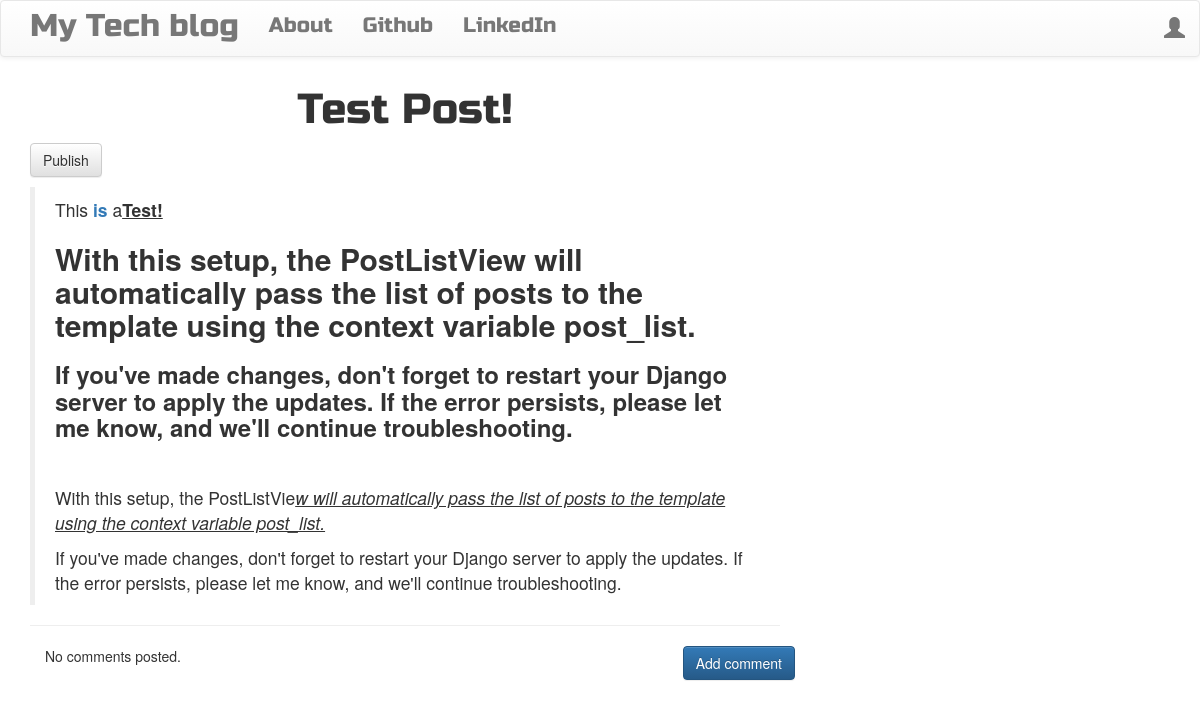
/post/1, run on the app's committed database.
### blog/models.py (models this page shows, shortened)
class Post(models.Model):
    author = models.ForeignKey('auth.User', on_delete=models.CASCADE)
    title = models.CharField(max_length=200)
    text = models.TextField()
    create_date = models.DateTimeField(default=timezone.now())
    published_date = models.DateTimeField(blank =True,null=True)

### blog/views.py (the view)
# urls.py: path('post/<str:pk>',views.PostDetailView.as_view(),name='post_detail'),
class PostDetailView(DetailView):
    model = Post

### blog/templates/blog/post_detail.html (shortened to what this page needs)
{% extends 'blog/base.html' %}
{% block content %}
        <h1 class='posttitle loader'>{{ post.title }}</h1>
        {% if post.published_date %}
            <div class="date postdate">
                {{ post.published_date }}
            </div>
        {% else %}
            <a class="btn btn-default" href="{% url 'post_publish' pk=post.pk %}">Publish</a>
        {% endif %}
      <p class='postcontent' >{{ post.text|safe|linebreaksbr }}</p>
  <hr>
  <a class="btn btn-primary btn-comment" href="{% url 'add_comment_to_post' pk=post.pk %}">Add comment</a>
  <div class="container">
  {% for comment in post.comments.all %}
  <br>
      {% if user.is_authenticated or comment.approved_comment %}
              {{ comment.created_date }}
              {% if not comment.approved_comment %}
                  <a class="btn btn-default" href="{% url 'comment_remove' pk=comment.pk %}"><span class="glyphicon glyphicon-remove"></span></a>
                  <a class="btn btn-default" href="{% url 'comment_approve' pk=comment.pk %}"><span class="glyphicon glyphicon-ok"></span></a>
              {% endif %}
          <p>{{ comment.text|safe|linebreaks }}</p>
          <p>Posted by: <strong>{{ comment.author }}</strong></p>
      {% endif %}
  {% empty %}
      <p>No comments posted.</p>
  {% endfor %}
</div>
{% endblock %}

### blog/templates/blog/base.html (shortened to what this page needs)
<!DOCTYPE html>
{% load static %}
<html>
    <head>
        <link rel="stylesheet" href="https://maxcdn.bootstrapcdn.com/bootstrap/3.3.7/css/bootstrap.min.css">
        <link rel="stylesheet" href="https://maxcdn.bootstrapcdn.com/bootstrap/3.3.7/css/bootstrap-theme.min.css">
        <link rel="stylesheet" href="//cdn.jsdelivr.net/medium-editor/latest/css/medium-editor.min.css" type="text/css" media="screen" charset="utf-8">
        <link rel="stylesheet" href="{% static 'css/blog.css' %}">
<body class='loader'>
  <nav class="navbar navbar-default techfont custom-navbar">
    <div class="container">
      <ul class="nav navbar-nav">
        <li><a class='navbar-brand bigbrand' href="{% url 'post_list' %}">My Tech blog</a></li>
        <li><a href="{% url 'about'%}">About</a></li>
        <li><a href="https://www.github.com">Github</a></li>
        <li><a href="https://www.linkedin.com">LinkedIn</a></li>
      </ul>
      <ul class="nav navbar-nav navbar-right">
        {% if user.is_authenticated %}
        <li>
          <a href="{% url 'post_new' %}" >New Post</a>
        </li>
        <li>
          <a href="{% url 'post_draft_list' %}">Drafts</a>
        </li>
        <li>
          <a href="{% url 'logout' %}" >Log out</a>
        </li>
        <li>
          <a >Welcome: {{ user.username }}</a>
        </li>
          {% else %}
          <li><a class='nav navbar-right' href="{% url 'login' %}" ><span class="glyphicon glyphicon-user"></span></a></li>
        {% endif %}
      </ul>
  </div>
</nav>
        <div class="content container">
            <div class="row">
                <div class="col-md-8">
                  <div class="blog_posts">
                    {% block content %}
                    {% endblock %}
                  </div>
                </div>
            </div>
        </div>
</body>
</html>

### blog/static/css/blog.css (style rules this page uses)
.techfont { font-family: 'Russo One',sans-serif; font-size: 1.5em; margin-bottom:10px ; }
.bigbrand { font-size: 1.5em; }
.posttitle { font-family: 'Russo One',sans-serif; font-size: 3em; text-align: center; }
.postcontent { font-family: 'Montserrat'; font-size: 1.5em; }
.btn-comment { position:absolute; right: 0px; }
.loader { filter:hue-rotate(0deg); color:linear-gradient(45deg,#0f8,#08f); animation:hue 10000ms infinite linear; }

### data on the page
Post: title "Test Post!", text "This is a Test! With this setup, the PostListView will automatically pass the list of posts to the template using the context variable post_list. If you've made changes, don't forget to restart your Django server to apply the updates. If the error persists, please let me know, and we'll continue troubleshooting. With this setup, the PostListVie w will automatically pass the list of posts to the template using the context variable post_list. If you've made changes, don't forget to restart your Django server to apply the updates. If the error persists, please let me know, and we'll continue troubleshooting."
